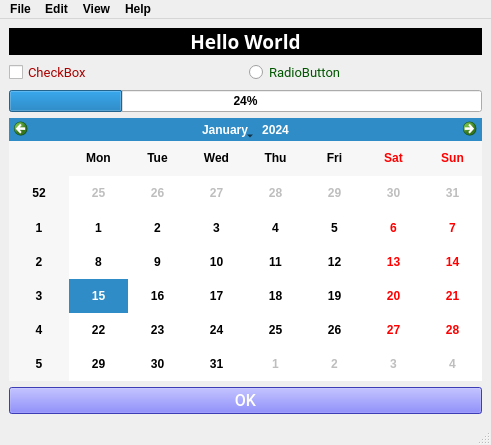
<?xml version="1.0" encoding="UTF-8"?>
<ui version="4.0">
 <class>MainWindow</class>
 <widget class="QMainWindow" name="MainWindow">
  <property name="enabled">
   <bool>true</bool>
  </property>
  <property name="geometry">
   <rect>
    <x>0</x>
    <y>0</y>
    <width>491</width>
    <height>445</height>
   </rect>
  </property>
  <property name="font">
   <font>
    <weight>75</weight>
    <bold>true</bold>
   </font>
  </property>
  <property name="mouseTracking">
   <bool>false</bool>
  </property>
  <property name="windowTitle">
   <string>Test Form</string>
  </property>
  <widget class="QWidget" name="centralwidget">
   <layout class="QGridLayout" name="gridLayout">
    <item row="0" column="0" colspan="2">
     <widget class="QLabel" name="label">
      <property name="font">
       <font>
        <family>PF BeauSans Pro</family>
        <pointsize>14</pointsize>
       </font>
      </property>
      <property name="styleSheet">
       <string notr="true">background-color: rgb(0, 0, 0);
color: rgb(255, 255, 255);</string>
      </property>
      <property name="text">
       <string>Hello World</string>
      </property>
      <property name="alignment">
       <set>Qt::AlignCenter</set>
      </property>
      <property name="wordWrap">
       <bool>true</bool>
      </property>
     </widget>
    </item>
    <item row="1" column="0">
     <widget class="QCheckBox" name="checkBox">
      <property name="font">
       <font>
        <family>Roboto</family>
        <pointsize>10</pointsize>
        <weight>50</weight>
        <bold>false</bold>
       </font>
      </property>
      <property name="toolTip">
       <string>Check Box</string>
      </property>
      <property name="styleSheet">
       <string notr="true">color: rgb(170, 0, 0);</string>
      </property>
      <property name="text">
       <string>CheckBox</string>
      </property>
     </widget>
    </item>
    <item row="1" column="1">
     <widget class="QRadioButton" name="radioButton">
      <property name="font">
       <font>
        <family>Roboto</family>
        <pointsize>10</pointsize>
        <weight>50</weight>
        <bold>false</bold>
       </font>
      </property>
      <property name="toolTip">
       <string>Radio Button</string>
      </property>
      <property name="styleSheet">
       <string notr="true">color: rgb(0, 85, 0);</string>
      </property>
      <property name="text">
       <string>RadioButton</string>
      </property>
     </widget>
    </item>
    <item row="2" column="0" colspan="2">
     <widget class="QProgressBar" name="progressBar">
      <property name="value">
       <number>24</number>
      </property>
     </widget>
    </item>
    <item row="3" column="0" colspan="2">
     <widget class="QCalendarWidget" name="calendarWidget"/>
    </item>
    <item row="4" column="0" colspan="2">
     <widget class="QPushButton" name="pushButton">
      <property name="palette">
       <palette>
        <active>
         <colorrole role="WindowText">
          <brush brushstyle="SolidPattern">
           <color alpha="255">
            <red>255</red>
            <green>255</green>
            <blue>255</blue>
           </color>
          </brush>
         </colorrole>
         <colorrole role="Button">
          <brush brushstyle="SolidPattern">
           <color alpha="255">
            <red>85</red>
            <green>85</green>
            <blue>255</blue>
           </color>
          </brush>
         </colorrole>
         <colorrole role="Text">
          <brush brushstyle="SolidPattern">
           <color alpha="255">
            <red>255</red>
            <green>255</green>
            <blue>255</blue>
           </color>
          </brush>
         </colorrole>
         <colorrole role="ButtonText">
          <brush brushstyle="SolidPattern">
           <color alpha="255">
            <red>255</red>
            <green>255</green>
            <blue>255</blue>
           </color>
          </brush>
         </colorrole>
         <colorrole role="Base">
          <brush brushstyle="SolidPattern">
           <color alpha="255">
            <red>85</red>
            <green>85</green>
            <blue>255</blue>
           </color>
          </brush>
         </colorrole>
         <colorrole role="Window">
          <brush brushstyle="SolidPattern">
           <color alpha="255">
            <red>85</red>
            <green>85</green>
            <blue>255</blue>
           </color>
          </brush>
         </colorrole>
         <colorrole role="Highlight">
          <brush brushstyle="SolidPattern">
           <color alpha="255">
            <red>255</red>
            <green>203</green>
            <blue>138</blue>
           </color>
          </brush>
         </colorrole>
        </active>
        <inactive>
         <colorrole role="WindowText">
          <brush brushstyle="SolidPattern">
           <color alpha="255">
            <red>255</red>
            <green>255</green>
            <blue>255</blue>
           </color>
          </brush>
         </colorrole>
         <colorrole role="Button">
          <brush brushstyle="SolidPattern">
           <color alpha="255">
            <red>85</red>
            <green>85</green>
            <blue>255</blue>
           </color>
          </brush>
         </colorrole>
         <colorrole role="Text">
          <brush brushstyle="SolidPattern">
           <color alpha="255">
            <red>255</red>
            <green>255</green>
            <blue>255</blue>
           </color>
          </brush>
         </colorrole>
         <colorrole role="ButtonText">
          <brush brushstyle="SolidPattern">
           <color alpha="255">
            <red>255</red>
            <green>255</green>
            <blue>255</blue>
           </color>
          </brush>
         </colorrole>
         <colorrole role="Base">
          <brush brushstyle="SolidPattern">
           <color alpha="255">
            <red>85</red>
            <green>85</green>
            <blue>255</blue>
           </color>
          </brush>
         </colorrole>
         <colorrole role="Window">
          <brush brushstyle="SolidPattern">
           <color alpha="255">
            <red>85</red>
            <green>85</green>
            <blue>255</blue>
           </color>
          </brush>
         </colorrole>
         <colorrole role="Highlight">
          <brush brushstyle="SolidPattern">
           <color alpha="255">
            <red>255</red>
            <green>203</green>
            <blue>138</blue>
           </color>
          </brush>
         </colorrole>
        </inactive>
        <disabled>
         <colorrole role="WindowText">
          <brush brushstyle="SolidPattern">
           <color alpha="255">
            <red>255</red>
            <green>255</green>
            <blue>255</blue>
           </color>
          </brush>
         </colorrole>
         <colorrole role="Button">
          <brush brushstyle="SolidPattern">
           <color alpha="255">
            <red>85</red>
            <green>85</green>
            <blue>255</blue>
           </color>
          </brush>
         </colorrole>
         <colorrole role="Text">
          <brush brushstyle="SolidPattern">
           <color alpha="255">
            <red>255</red>
            <green>255</green>
            <blue>255</blue>
           </color>
          </brush>
         </colorrole>
         <colorrole role="ButtonText">
          <brush brushstyle="SolidPattern">
           <color alpha="255">
            <red>255</red>
            <green>255</green>
            <blue>255</blue>
           </color>
          </brush>
         </colorrole>
         <colorrole role="Base">
          <brush brushstyle="SolidPattern">
           <color alpha="255">
            <red>85</red>
            <green>85</green>
            <blue>255</blue>
           </color>
          </brush>
         </colorrole>
         <colorrole role="Window">
          <brush brushstyle="SolidPattern">
           <color alpha="255">
            <red>85</red>
            <green>85</green>
            <blue>255</blue>
           </color>
          </brush>
         </colorrole>
         <colorrole role="Highlight">
          <brush brushstyle="SolidPattern">
           <color alpha="255">
            <red>0</red>
            <green>120</green>
            <blue>215</blue>
           </color>
          </brush>
         </colorrole>
        </disabled>
       </palette>
      </property>
      <property name="font">
       <font>
        <family>Roboto Medium</family>
        <pointsize>12</pointsize>
        <weight>50</weight>
        <bold>false</bold>
       </font>
      </property>
      <property name="statusTip">
       <string extracomment="Prees Enter">Prees Enter</string>
      </property>
      <property name="styleSheet">
       <string notr="true">background-color: rgb(85, 85, 255);
color: rgb(255, 255, 255);</string>
      </property>
      <property name="inputMethodHints">
       <set>Qt::ImhNone</set>
      </property>
      <property name="text">
       <string>OK</string>
      </property>
      <property name="checkable">
       <bool>false</bool>
      </property>
      <property name="autoDefault">
       <bool>false</bool>
      </property>
      <property name="default">
       <bool>false</bool>
      </property>
      <property name="flat">
       <bool>false</bool>
      </property>
     </widget>
    </item>
   </layout>
  </widget>
  <widget class="QMenuBar" name="menubar">
   <property name="enabled">
    <bool>true</bool>
   </property>
   <property name="geometry">
    <rect>
     <x>0</x>
     <y>0</y>
     <width>491</width>
     <height>21</height>
    </rect>
   </property>
   <property name="palette">
    <palette>
     <active>
      <colorrole role="Highlight">
       <brush brushstyle="SolidPattern">
        <color alpha="255">
         <red>255</red>
         <green>255</green>
         <blue>255</blue>
        </color>
       </brush>
      </colorrole>
     </active>
     <inactive>
      <colorrole role="Highlight">
       <brush brushstyle="SolidPattern">
        <color alpha="255">
         <red>255</red>
         <green>255</green>
         <blue>255</blue>
        </color>
       </brush>
      </colorrole>
     </inactive>
     <disabled>
      <colorrole role="Highlight">
       <brush brushstyle="SolidPattern">
        <color alpha="255">
         <red>0</red>
         <green>120</green>
         <blue>215</blue>
        </color>
       </brush>
      </colorrole>
     </disabled>
    </palette>
   </property>
   <property name="font">
    <font>
     <stylestrategy>PreferDefault</stylestrategy>
    </font>
   </property>
   <property name="mouseTracking">
    <bool>false</bool>
   </property>
   <property name="acceptDrops">
    <bool>false</bool>
   </property>
   <property name="defaultUp">
    <bool>false</bool>
   </property>
   <widget class="QMenu" name="menuAbout">
    <property name="title">
     <string>Edit</string>
    </property>
    <addaction name="actionTest_1"/>
    <addaction name="actionTest_2"/>
    <addaction name="actionEdit_3"/>
   </widget>
   <widget class="QMenu" name="menuHelp">
    <property name="title">
     <string>File</string>
    </property>
    <addaction name="actionOpen"/>
    <addaction name="actionSave"/>
    <addaction name="actionSave_As"/>
    <addaction name="actionClose"/>
    <addaction name="separator"/>
    <addaction name="actionExit"/>
   </widget>
   <widget class="QMenu" name="menuView">
    <property name="title">
     <string>View</string>
    </property>
    <addaction name="actionView_1"/>
    <addaction name="actionView_2"/>
    <addaction name="actionView_3"/>
   </widget>
   <widget class="QMenu" name="menuHelp_2">
    <property name="title">
     <string>Help</string>
    </property>
    <addaction name="actionInfo"/>
    <addaction name="actionInfo_2_2"/>
    <addaction name="actionInfo_3"/>
    <addaction name="actionAbout"/>
   </widget>
   <addaction name="menuHelp"/>
   <addaction name="menuAbout"/>
   <addaction name="menuView"/>
   <addaction name="menuHelp_2"/>
  </widget>
  <widget class="QStatusBar" name="statusbar"/>
  <action name="actionOpen">
   <property name="text">
    <string>Open</string>
   </property>
  </action>
  <action name="actionSave">
   <property name="text">
    <string>Save</string>
   </property>
  </action>
  <action name="actionSave_As">
   <property name="text">
    <string>Save As</string>
   </property>
  </action>
  <action name="actionClose">
   <property name="text">
    <string>Close</string>
   </property>
  </action>
  <action name="actionExit">
   <property name="text">
    <string>Exit</string>
   </property>
  </action>
  <action name="actionInfo">
   <property name="text">
    <string>Info 1</string>
   </property>
  </action>
  <action name="actionAbout">
   <property name="text">
    <string>About</string>
   </property>
  </action>
  <action name="actionTest_1">
   <property name="text">
    <string>Edit 1</string>
   </property>
  </action>
  <action name="actionTest_2">
   <property name="text">
    <string>Edit 2</string>
   </property>
  </action>
  <action name="actionEdit_3">
   <property name="text">
    <string>Edit 3</string>
   </property>
  </action>
  <action name="actionView_1">
   <property name="text">
    <string>View 1</string>
   </property>
  </action>
  <action name="actionView_2">
   <property name="text">
    <string>View 2</string>
   </property>
  </action>
  <action name="actionView_3">
   <property name="text">
    <string>View 3</string>
   </property>
  </action>
  <action name="actionInfo_2_2">
   <property name="text">
    <string>Info 2 </string>
   </property>
  </action>
  <action name="actionInfo_3">
   <property name="text">
    <string>Info 3</string>
   </property>
  </action>
 </widget>
 <resources/>
 <connections/>
</ui>
